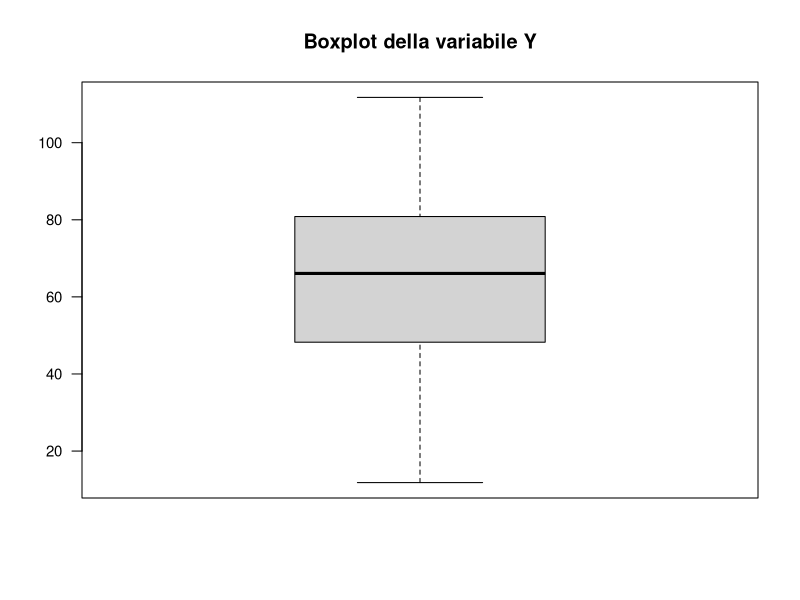
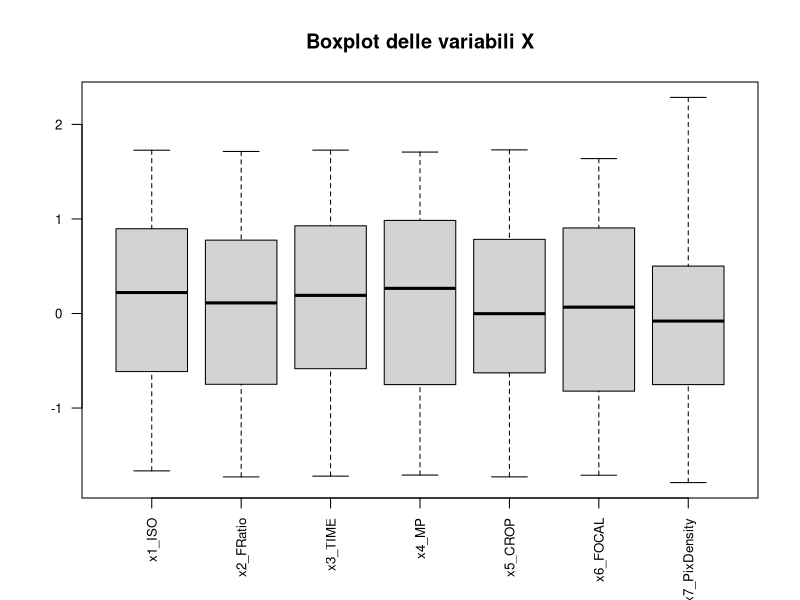
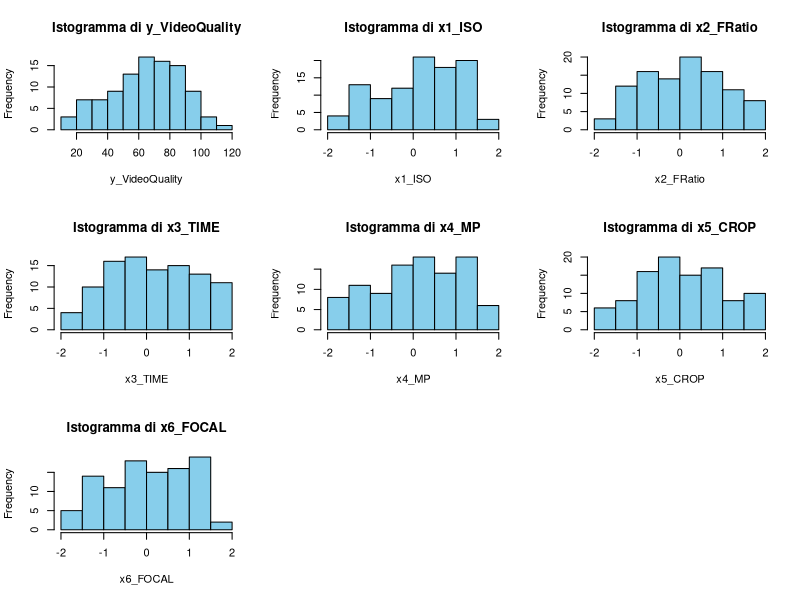
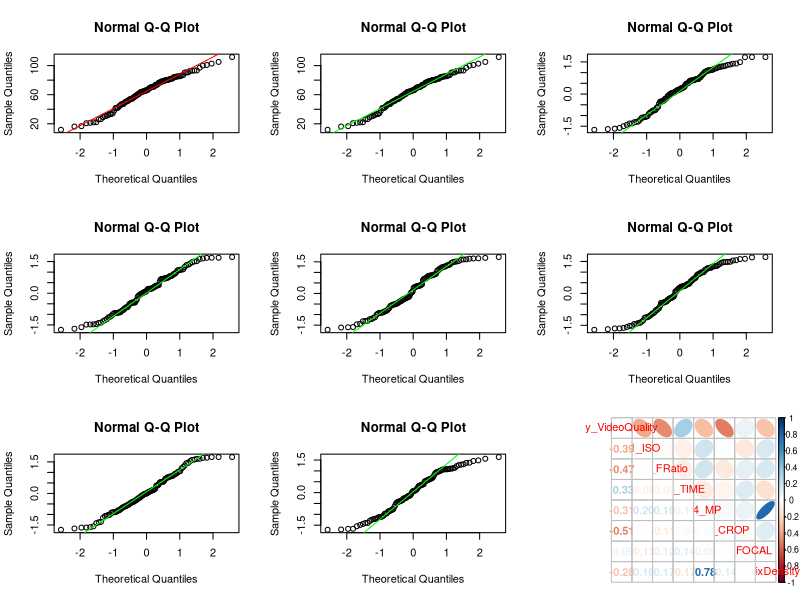
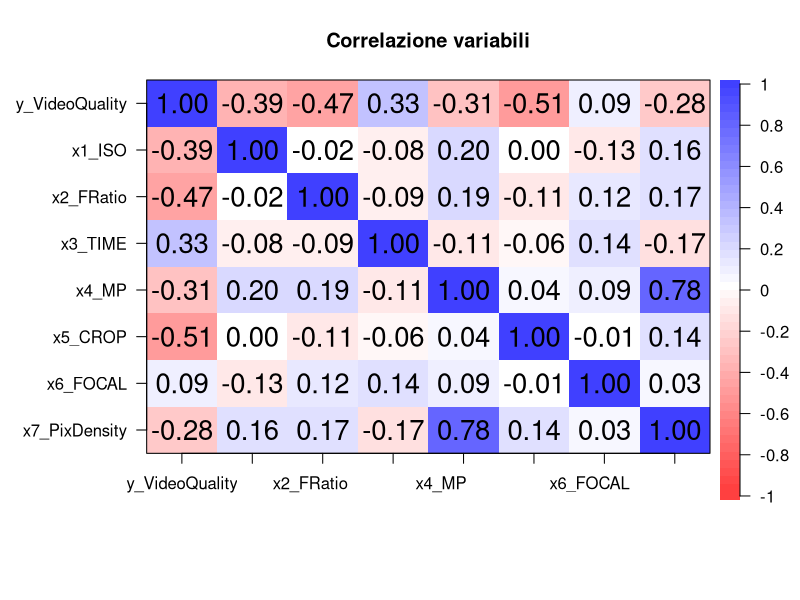
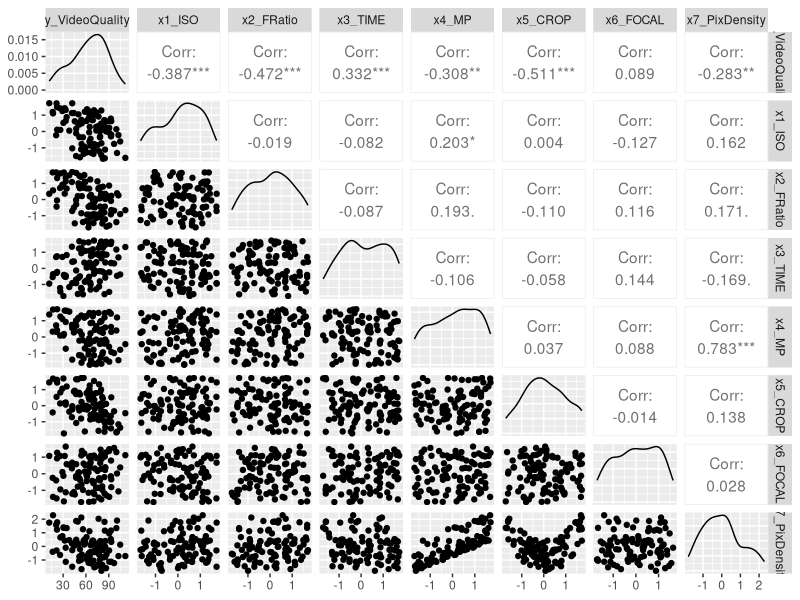
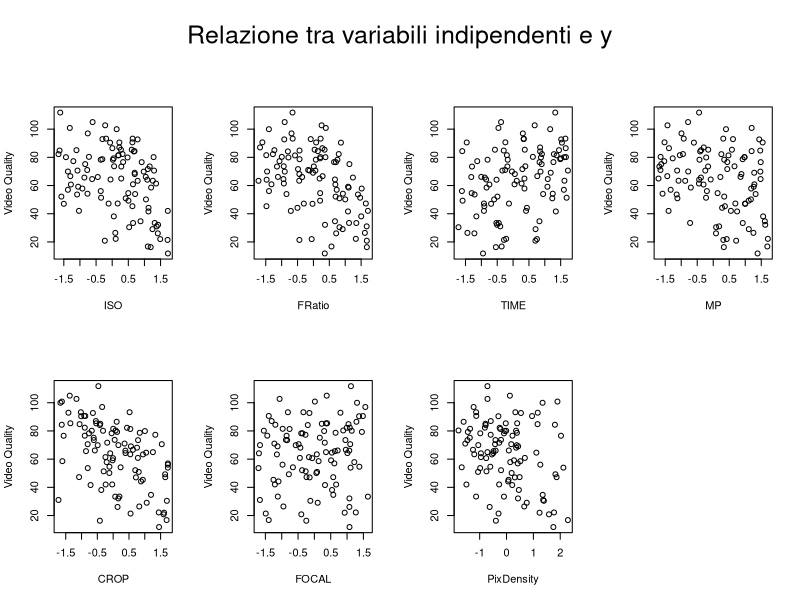
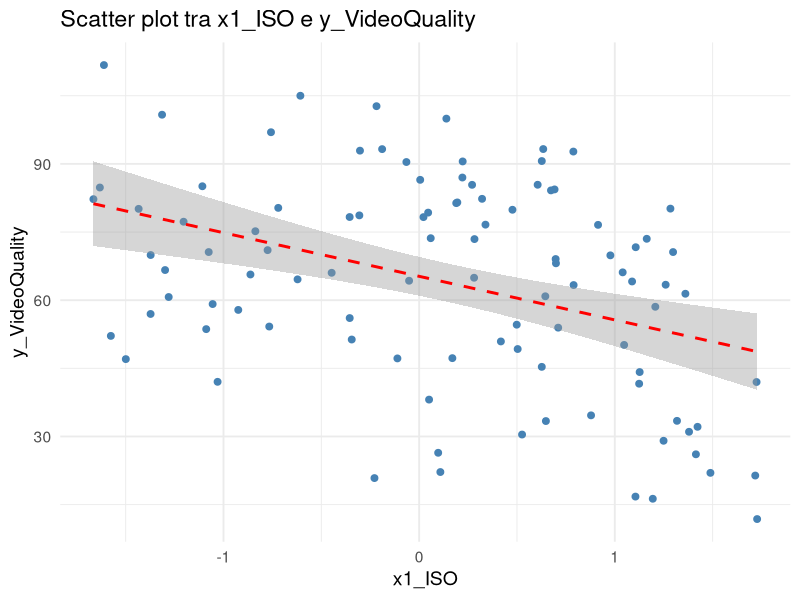

Write the R code that produced these figures, in order.
# Calcolo frequenze per classi
frequenze_classi <- function(x, k) {
  breaks <- seq(min(x), max(x), length.out = k + 1)
  classi <- cut(x, breaks = breaks, include.lowest = TRUE, right = FALSE)
  frequenze <- table(classi)
  return(list(frequenze = frequenze, breaks = breaks, classi = classi))
}

# Centri delle classi
centri_classi <- function(breaks) {
  return((head(breaks, -1) + tail(breaks, -1)) / 2)
}

frequenzaRelativa <- function(frequenze, n) {
  return(frequenze / n)
}

frequenzaCumulativa <- function(frequenze) {
  return(cumsum(frequenze))
}

frequenzaRelativaCumulativa <- function(freq_cum, n) {
  return(freq_cum / n)
}

intervalloInterquartile <- function(x) {
  q1 <- quantile(x, 0.25)
  q3 <- quantile(x, 0.75)
  iqr <- q3 - q1
  return(c(inf = q1 - 1.5 * iqr, sup = q3 + 1.5 * iqr))
}

# Librerie necessarie
library(ggplot2)
library(GGally)
library(corrplot)
library(psych)


#Caricamento e setup iniziale
data <- read.csv("DataSet_gruppo8.csv", header=TRUE)
View(data)

# Eventuale pulizia
data=na.omit(data) # remove rows with Not Available (NA) data
str(data)
summary(data)

n <- nrow(data)
variabili <- data[, 1:7]  # tutte le x numeriche

# Numero classi con regola di Sturges
k <- round(1 + 3.3 * log10(n))


#hsh
summary(data)

#
for (nome in names(variabili)) {
  cat("\nAnalisi descrittiva per", nome, "\n")
  
  x <- variabili[[nome]]
  risultati <- frequenze_classi(x, k)
  frequenze <- risultati$frequenze
  breaks <- risultati$breaks
  centri <- centri_classi(breaks)
  fr <- frequenzaRelativa(frequenze, length(x))
  fc <- frequenzaCumulativa(frequenze)
  frc <- frequenzaRelativaCumulativa(fc, length(x))
  outliers <- intervalloInterquartile(x)
  
  print(frequenze)
  print(centri)
  print(fr)
  print(fc)
  print(frc)
  cat("Intervallo interquartile (limiti outlier):\n"); print(outliers)
}

#Boxplot e istogrammi
# Boxplot unico

boxplot(data$y_VideoQuality,
        main = "Boxplot della variabile Y",
        las = 2,
        cex.axis = 0.9) #y


boxplot(data[, 2:8],
        main = "Boxplot delle variabili X",
        las = 2,
        cex.axis = 0.8)

# Istogrammi per ciascuna variabile
par(mfrow = c(3, 3))
for (nome in names(variabili)) {
  hist(variabili[[nome]], 
       main = paste("Istogramma di", nome), 
       xlab = nome, 
       col = "skyblue", 
       breaks = k)
}
par(mfrow = c(3, 3))

# Verifica normalità variabili (Q-Q plot + Shapiro)
qqnorm(data$y_VideoQuality); qqline(data$y_VideoQuality, col = "red")
shapiro.test(data$y_VideoQuality)
# Il p-value > 0.05, quindi non si rifiuta l’ipotesi di normalità.
#  Y è sufficientemente normale, compatibile con l’uso della regressione lineare.

# Ciclo opzionale sulle X
for (var in names(data)[1:7]) {
  cat("\n", var, "\n")
  qqnorm(data[[var]]); qqline(data[[var]], col = "green")
  print(shapiro.test(data[[var]]))
}
#Tutti i p-value < 0.05 → normalità rifiutata per tutte le X (con Shapiro–Wilk).

# Correlazione e scatter matrix
corr_matrix <- cor(data[sapply(data, is.numeric)])
corrplot.mixed(corr_matrix, order = "original", number.cex = 1, upper = "ellipse")
corPlot(corr_matrix, cex = 1.1, show.legend = TRUE, main = "Correlazione variabili")
GGally::ggpairs(data)

# Scatter plot individuali (base R)
par(mfrow = c(2, 4), oma = c(0, 0, 4, 0))
plot(data$x1_ISO, data$y_VideoQuality, xlab = "ISO", ylab = "Video Quality")
plot(data$x2_FRatio, data$y_VideoQuality, xlab = "FRatio", ylab = "Video Quality")
plot(data$x3_TIME, data$y_VideoQuality, xlab = "TIME", ylab = "Video Quality")
plot(data$x4_MP, data$y_VideoQuality, xlab = "MP", ylab = "Video Quality")
plot(data$x5_CROP, data$y_VideoQuality, xlab = "CROP", ylab = "Video Quality")
plot(data$x6_FOCAL, data$y_VideoQuality, xlab = "FOCAL", ylab = "Video Quality")
plot(data$x7_PixDensity, data$y_VideoQuality, xlab = "PixDensity", ylab = "Video Quality")
mtext("Relazione tra variabili indipendenti e y", outer = TRUE, cex = 1.5, line = 0.5)
par(mfrow = c(1, 1))

# Scatter ggplot2 con regressione
nomi_variabili <- names(data)[names(data) != "y_VideoQuality"]
for (nome in nomi_variabili) {
  p <- ggplot(data, aes_string(x = nome, y = "y_VideoQuality")) +
    geom_point(color = "steelblue", size = 2) +
    geom_smooth(method = "lm", se = TRUE, color = "red", linetype = "dashed") +
    labs(
      title = paste("Scatter plot tra", nome, "e y_VideoQuality"),
      x = nome,
      y = "y_VideoQuality"
    ) +
    theme_minimal(base_size = 14)
  print(p)
}

#modello completo, che include tutte le variabili indipendenti esclusa (x7_PixDensity, per evitare multicollinearità con x4_MP)

model_full <- lm(y_VideoQuality ~ ., data = subset(data, select = -x7_PixDensity))


#modello ridotto, costruito includendo solo le variabili
#risultano piu significativamente associate a y VideoQuality.
model_reduced <- lm(y_VideoQuality ~ x1_ISO + x2_FRatio + x5_CROP + x3_TIME, data = data)


#Stima e intervalli di confidenza dei parametri




# PUNTO 4 - Stima dei coefficienti e intervalli di confidenza al 95%
# l'ho fatto sia per il completo che per il ridotto (non so se andava fatto su entrambi)
# Per tutti i parametri calcolo l'intervallo di confidenza al 95% sulla base
# della t di Student. Ci stanno grafici a barre orizzontali per visualizzare
# l'intervallo di confidenza dei coefficienti e, per il modello ridotto anche
# grafici delle regressioni con intervalli di confidenza per ciascuna variabile indipendent, sul modello completo
#i grafici delle singole variabili non li ho messi perchè quelli delle variabili significative stanno già nel ridotto


# MODELLO COMPLETO

# Estrazione dei coefficienti stimati e degli errori standard
parametri_full <- summary(model_full)$coefficients

# Parametri globali per il calcolo degli IC
n_sample_full <- nrow(data)  # numero di osservazioni
k_param_full <- length(coef(model_full))  # numero di parametri stimati (inclusa l'intercetta)
alpha <- 0.05  # livello di significatività
t_score_full <- qt(1 - alpha/2, df = n_sample_full - k_param_full)  # quantile t-student

cat("Intervalli di Confidenza al 95% (Modello Completo):\n\n")

# Calcolo manuale degli intervalli di confidenza per ogni parametro
for (param in rownames(parametri_full)) {
  beta <- parametri_full[param, "Estimate"]
  errore_std <- parametri_full[param, "Std. Error"]
  IC_basso <- beta - t_score_full * errore_std
  IC_alto <- beta + t_score_full * errore_std
  cat(sprintf("%-15s: [%.4f , %.4f]\n", param, IC_basso, IC_alto))
}

# Costruzione del data frame per il grafico
nomi_parametri_full <- rownames(parametri_full)
stima_full <- parametri_full[, "Estimate"]
errore_std_full <- parametri_full[, "Std. Error"]
IC_min_full <- stima_full - t_score_full * errore_std_full
IC_max_full <- stima_full + t_score_full * errore_std_full

df_ic_full <- data.frame(
  parametro = nomi_parametri_full,
  stima = stima_full,
  IC_basso = IC_min_full,
  IC_alto = IC_max_full
)

# Grafico ggplot: Intervalli di confidenza 95% (Modello Completo)
dev.new()
ggplot(df_ic_full, aes(x = stima, y = reorder(parametro, stima))) +
  geom_point(color = "darkgreen", size = 3) +
  geom_errorbarh(aes(xmin = IC_basso, xmax = IC_alto), height = 0.2, color = "gray40") +
  geom_vline(xintercept = 0, linetype = "dashed", color = "red") +
  labs(
    title = "Intervalli di Confidenza al 95% (Modello Completo)",
    x = "Valore stimato ± IC",
    y = "Parametro"
  ) +
  theme_minimal(base_size = 14)


# MODELLO RIDOTTO

# Estrazione dei coefficienti stimati e degli errori standard
parametri_stimati <- summary(model_reduced)$coefficients

# Parametri globali per il calcolo degli IC
n_sample <- nrow(data)
k_param <- length(coef(model_reduced))
alpha <- 0.05
t_score <- qt(1 - alpha/2, df = n_sample - k_param)

cat("Intervalli di Confidenza al 95% (Modello Ridotto):\n\n")

# Calcolo manuale degli intervalli di confidenza per ogni parametro
for (param in rownames(parametri_stimati)) {
  beta <- parametri_stimati[param, "Estimate"]
  errore_std <- parametri_stimati[param, "Std. Error"]
  IC_basso <- beta - t_score * errore_std
  IC_alto <- beta + t_score * errore_std
  cat(sprintf("%-12s: [%.4f , %.4f]\n", param, IC_basso, IC_alto))
}

# Costruzione del data frame per il grafico
nomi_parametri <- rownames(parametri_stimati)
stima <- parametri_stimati[, "Estimate"]
errore_std <- parametri_stimati[, "Std. Error"]
IC_min <- stima - t_score * errore_std
IC_max <- stima + t_score * errore_std

df_ic <- data.frame(
  parametro = nomi_parametri,
  stima = stima,
  IC_basso = IC_min,
  IC_alto = IC_max
)

# Grafico ggplot: Intervalli di confidenza 95% (Modello Ridotto)
dev.new()
ggplot(df_ic, aes(x = stima, y = reorder(parametro, stima))) +
  geom_point(color = "blue", size = 3) +
  geom_errorbarh(aes(xmin = IC_basso, xmax = IC_alto), height = 0.2, color = "darkgray") +
  geom_vline(xintercept = 0, linetype = "dashed", color = "red") +
  labs(
    title = "Intervalli di Confidenza al 95% (Modello Ridotto)",
    x = "Valore stimato ± IC",
    y = "Parametro"
  ) +
  theme_minimal(base_size = 14)


# GRAFICI VARIAZIONE SINGOLA VARIABILE 

# Funzione per costruire il grafico di regressione e intervallo di confidenza per una singola variabile
grafico_ic_singola_variabile <- function(var_nome, model, data) {
  x_seq <- seq(min(data[[var_nome]]), max(data[[var_nome]]), length.out = 100)
  
  # Calcolo delle medie delle altre variabili nel modello ridotto
  media_vars <- colMeans(data[c("x1_ISO", "x2_FRatio", "x3_TIME", "x5_CROP")])
  
  # Creo 100 righe identiche inizializzate con le medie
  newdata <- as.data.frame(matrix(rep(media_vars, each = 100), nrow = 100))
  colnames(newdata) <- names(media_vars)
  
  # Sovrascrivo la variabile che voglio far variare
  newdata[[var_nome]] <- x_seq
  
  # Predizione dei valori attesi con intervallo di confidenza
  pred <- predict(model, newdata = newdata, interval = "confidence", level = 0.95)
  
  # Costruzione del data frame da usare in ggplot
  df_plot <- data.frame(
    x = x_seq,
    y_fit = pred[, "fit"],
    y_min = pred[, "lwr"],
    y_max = pred[, "upr"]
  )
  
  # Grafico con linea di regressione e fascia di confidenza
  ggplot(df_plot, aes(x = x, y = y_fit)) +
    geom_line(color = "blue", linewidth = 1.2) +
    geom_ribbon(aes(ymin = y_min, ymax = y_max), alpha = 0.2, fill = "blue") +
    geom_point(data = data, aes_string(x = var_nome, y = "y_VideoQuality"), color = "black", size = 1.5) +
    labs(
      title = paste("Regressione + IC 95% per", var_nome),
      x = var_nome,
      y = "y_VideoQuality"
    ) +
    theme_minimal(base_size = 14)
}

# Esecuzione della funzione per ciascuna variabile del modello ridotto
grafico_ic_singola_variabile("x1_ISO", model_reduced, data)
grafico_ic_singola_variabile("x2_FRatio", model_reduced, data)
grafico_ic_singola_variabile("x3_TIME", model_reduced, data)
grafico_ic_singola_variabile("x5_CROP", model_reduced, data)


#punto 5
#Calcolo R², R² aggiustato e RMSE per i due modelli 

# Per il modello completo
summary_full <- summary(model_full)
r2_full <- summary_full$r.squared                    # Coefficiente di determinazione
adj_r2_full <- summary_full$adj.r.squared            # R² aggiustato
rmse_full <- sqrt(mean(summary_full$residuals^2))    # Root Mean Squared Error (errore quadratico medio)

# Per il modello ridotto
summary_red <- summary(model_reduced)
r2_red <- summary_red$r.squared
adj_r2_red <- summary_red$adj.r.squared
rmse_red <- sqrt(mean(summary_red$residuals^2))

#Stampa dei risultati a confronto
cat("Confronto tra modello completo e ridotto:\n\n")
cat(sprintf("MODELLO COMPLETO:\nR² = %.4f | R² aggiustato = %.4f | RMSE = %.4f\n\n", 
            r2_full, adj_r2_full, rmse_full))
cat(sprintf("MODELLO RIDOTTO:\nR² = %.4f | R² aggiustato = %.4f | RMSE = %.4f\n\n", 
            r2_red, adj_r2_red, rmse_red))


# Costruzione del data frame per il grafico
df_confronto <- data.frame(
  Modello = rep(c("Completo", "Ridotto"), each = 3),
  Metrica = rep(c("R²", "R² aggiustato", "RMSE"), times = 2),
  Valore = c(r2_full, adj_r2_full, rmse_full, r2_red, adj_r2_red, rmse_red)
)

# Grafico a barre affiancate
ggplot(df_confronto, aes(x = Metrica, y = Valore, fill = Modello)) +
  geom_bar(stat = "identity", position = "dodge") +
  geom_text(aes(label = round(Valore, 3)), 
            position = position_dodge(width = 0.9), 
            vjust = -0.3, size = 4) +
  labs(
    title = "Confronto tra modello completo e ridotto",
    x = "Metrica",
    y = "Valore",
    fill = "Modello"
  ) +
  theme_minimal(base_size = 14)
anova( model_full, model_reduced) #non so se va messo

# Grafici diagnostici per i modelli lineari 

# Visualizzazione dei 4 grafici diagnostici base di R:
# 1. Residui vs Valori adattati
# 2. QQ Plot dei residui
# 3. Scale-Location
# 4. Residui vs Leverage

# Per il modello completo
par(mfrow = c(2, 2))
plot(model_full, main = "Diagnostica - Modello Completo")

# Per il modello ridotto
par(mfrow = c(2, 2))
plot(model_reduced, main = "Diagnostica - Modello Ridotto")


shapiro.test(residuals(model_full))
shapiro.test(residuals(model_reduced))

#confronto dei modelli con aic e bic(va fatto forse dopo aver fatto anche la regressione polinomiale )
AIC(model_full, model_reduced)

#              df      AIC
#model_full     8 781.8162
#model_reduced  6 783.4853

BIC(model_full, model_reduced)

#              df      BIC
#model_full     8 802.6576
#model_reduced  6 799.1163
#

# Regressione polinomiale

# Costruzione del modello polinomiale
model_poly <- lm(y_VideoQuality ~ 
                   x1_ISO + 
                   x2_FRatio + I(x2_FRatio^2) + 
                   x3_TIME + 
                   x5_CROP + I(x5_CROP^2), 
                 data = data)

summary(model_poly)

# Calcolo R², R² aggiustato e RMSE

summary_poly <- summary(model_poly)
r2_poly <- summary_poly$r.squared
adj_r2_poly <- summary_poly$adj.r.squared
rmse_poly <- sqrt(mean(summary_poly$residuals^2))

cat("MODELLO POLINOMIALE:\n")
cat(sprintf("R² = %.4f | R² aggiustato = %.4f | RMSE = %.4f\n\n", 
            r2_poly, adj_r2_poly, rmse_poly))

# Confronto AIC, BIC con i modelli precedenti
AIC(model_full, model_reduced, model_poly)
BIC(model_full, model_reduced, model_poly)

# Costruzione degli intervalli di confidenza dei coefficienti del modello polinomiale
parametri_poly <- summary_poly$coefficients
k_param_poly <- length(coef(model_poly))
t_score_poly <- qt(1 - alpha/2, df = n_sample - k_param_poly)

df_ic_poly <- data.frame(
  parametro = rownames(parametri_poly),
  stima = parametri_poly[, "Estimate"],
  IC_basso = parametri_poly[, "Estimate"] - t_score_poly * parametri_poly[, "Std. Error"],
  IC_alto = parametri_poly[, "Estimate"] + t_score_poly * parametri_poly[, "Std. Error"]
)

dev.new()
ggplot(df_ic_poly, aes(x = stima, y = reorder(parametro, stima))) +
  geom_point(color = "purple", size = 3) +
  geom_errorbarh(aes(xmin = IC_basso, xmax = IC_alto), height = 0.2, color = "gray40") +
  geom_vline(xintercept = 0, linetype = "dashed", color = "red") +
  labs(title = "Intervalli di Confidenza al 95% (Modello Polinomiale)",
       x = "Valore stimato ± IC", y = "Parametro") +
  theme_minimal(base_size = 14)

# Diagnostica del modello polinomiale
dev.new()
par(mfrow = c(2, 2))
plot(model_poly, main = "Diagnostica - Modello Polinomiale")
par(mfrow = c(1, 1))
shapiro.test(residuals(model_poly))

# Confronto dei tre modelli
df_confronto <- rbind(df_confronto, 
                      data.frame(
                        Modello = rep("Polinomiale", 3),
                        Metrica = c("R²", "R² aggiustato", "RMSE"),
                        Valore = c(r2_poly, adj_r2_poly, rmse_poly)
                      )
)



#modello polinomiale 2

model_poly_reduced<- lm(y_VideoQuality ~ 
                   x1_ISO + 
                   x2_FRatio + I(x2_FRatio^2) + 
                   x3_TIME + 
                   x5_CROP, 
                 data = data)

summary(model_poly_reduced)

AIC(model_full, model_reduced, model_poly, model_poly_reduced )
BIC(model_full, model_reduced, model_poly, model_poly_reduced)


dev.new()
par(mfrow = c(2, 2))
plot(model_poly_reduced, main = "Diagnostica - Modello Polinomiale ridotto ")
par(mfrow = c(1, 1))
shapiro.test(residuals(model_poly_reduced))






# DA VEDERE SE FARE
anova(model_reduced, model_poly)  # Verifica se i termini quadratici migliorano il modello in modo significativo
